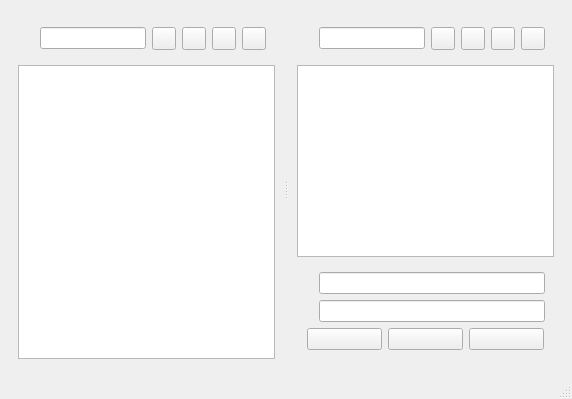
<?xml version="1.0" encoding="UTF-8"?>
<ui version="4.0">
    <class>LinkManagerWindow</class>
    <widget class="QMainWindow" m_name="LinkManagerWindow">
        <property m_name="geometry">
            <rect>
                <x>0</x>
                <y>0</y>
                <width>867</width>
                <height>379</height>
            </rect>
        </property>
        <property m_name="windowTitle">
            <string>Link Manager</string>
        </property>
        <property m_name="windowIcon">
            <iconset resource="../resources/images.qrc">
                <normaloff>:/icons/books_icon.png</normaloff>:/icons/books_icon.png
            </iconset>
        </property>
        <widget class="QWidget" m_name="centralwidget">
            <layout class="QHBoxLayout" m_name="horizontalLayout_3">
                <item>
                    <widget class="QSplitter" m_name="splitter">
                        <property m_name="styleSheet">
                            <string notr="true">QFrame
                                {
                                border: none;
                                }
                            </string>
                        </property>
                        <property m_name="frameShadow">
                            <enum>QFrame::Plain</enum>
                        </property>
                        <property m_name="lineWidth">
                            <number>0</number>
                        </property>
                        <property m_name="orientation">
                            <enum>Qt::Horizontal</enum>
                        </property>
                        <property m_name="handleWidth">
                            <number>0</number>
                        </property>
                        <widget class="QFrame" m_name="frameLeft">
                            <layout class="QVBoxLayout" m_name="vertLayLeft">
                                <property m_name="spacing">
                                    <number>9</number>
                                </property>
                                <property m_name="rightMargin">
                                    <number>9</number>
                                </property>
                                <item>
                                    <widget class="QFrame" m_name="frameCollectionsSearch">
                                        <layout class="QHBoxLayout" m_name="horLayCollectionsSearch">
                                            <property m_name="spacing">
                                                <number>0</number>
                                            </property>
                                            <item>
                                                <widget class="QLabel" m_name="labelCollectionSearch">
                                                    <property m_name="text">
                                                        <string>Collections:</string>
                                                    </property>
                                                </widget>
                                            </item>
                                            <item>
                                                <widget class="QLineEdit" m_name="textCollections"/>
                                            </item>
                                            <item>
                                                <widget class="QToolButton" m_name="buttonSearchCollections">
                                                    <property m_name="minimumSize">
                                                        <size>
                                                            <width>30</width>
                                                            <height>20</height>
                                                        </size>
                                                    </property>
                                                    <property m_name="maximumSize">
                                                        <size>
                                                            <width>30</width>
                                                            <height>20</height>
                                                        </size>
                                                    </property>
                                                    <property m_name="cursor">
                                                        <cursorShape>PointingHandCursor</cursorShape>
                                                    </property>
                                                    <property m_name="styleSheet">
                                                        <string notr="true"/>
                                                    </property>
                                                    <property m_name="text">
                                                        <string/>
                                                    </property>
                                                    <property m_name="icon">
                                                        <iconset resource="../resources/images.qrc">
                                                            <normaloff>:/icons/search_icon.png</normaloff>
                                                            :/icons/search_icon.png
                                                        </iconset>
                                                    </property>
                                                </widget>
                                            </item>
                                            <item>
                                                <widget class="QToolButton" m_name="buttonClearCollections">
                                                    <property m_name="minimumSize">
                                                        <size>
                                                            <width>30</width>
                                                            <height>20</height>
                                                        </size>
                                                    </property>
                                                    <property m_name="maximumSize">
                                                        <size>
                                                            <width>30</width>
                                                            <height>20</height>
                                                        </size>
                                                    </property>
                                                    <property m_name="cursor">
                                                        <cursorShape>PointingHandCursor</cursorShape>
                                                    </property>
                                                    <property m_name="styleSheet">
                                                        <string notr="true"/>
                                                    </property>
                                                    <property m_name="text">
                                                        <string/>
                                                    </property>
                                                    <property m_name="icon">
                                                        <iconset resource="../resources/images.qrc">
                                                            <normaloff>:/icons/clear_search_white_icon.png</normaloff>
                                                            :/icons/clear_search_white_icon.png
                                                        </iconset>
                                                    </property>
                                                </widget>
                                            </item>
                                            <item>
                                                <widget class="QToolButton" m_name="buttonSortCollections">
                                                    <property m_name="minimumSize">
                                                        <size>
                                                            <width>30</width>
                                                            <height>20</height>
                                                        </size>
                                                    </property>
                                                    <property m_name="maximumSize">
                                                        <size>
                                                            <width>30</width>
                                                            <height>20</height>
                                                        </size>
                                                    </property>
                                                    <property m_name="cursor">
                                                        <cursorShape>PointingHandCursor</cursorShape>
                                                    </property>
                                                    <property m_name="styleSheet">
                                                        <string notr="true"/>
                                                    </property>
                                                    <property m_name="text">
                                                        <string/>
                                                    </property>
                                                    <property m_name="icon">
                                                        <iconset resource="../resources/images.qrc">
                                                            <normaloff>:/icons/sort_icon.png</normaloff>
                                                            :/icons/sort_icon.png
                                                        </iconset>
                                                    </property>
                                                </widget>
                                            </item>
                                            <item>
                                                <widget class="QToolButton" m_name="buttonAddCollection">
                                                    <property m_name="minimumSize">
                                                        <size>
                                                            <width>30</width>
                                                            <height>20</height>
                                                        </size>
                                                    </property>
                                                    <property m_name="maximumSize">
                                                        <size>
                                                            <width>30</width>
                                                            <height>20</height>
                                                        </size>
                                                    </property>
                                                    <property m_name="cursor">
                                                        <cursorShape>PointingHandCursor</cursorShape>
                                                    </property>
                                                    <property m_name="styleSheet">
                                                        <string notr="true"/>
                                                    </property>
                                                    <property m_name="text">
                                                        <string/>
                                                    </property>
                                                    <property m_name="icon">
                                                        <iconset resource="../resources/images.qrc">
                                                            <normaloff>:/icons/add_icon.png</normaloff>
                                                            :/icons/add_icon.png
                                                        </iconset>
                                                    </property>
                                                </widget>
                                            </item>
                                        </layout>
                                    </widget>
                                </item>
                                <item>
                                    <widget class="QListWidget" m_name="listWidgetCollections">
                                        <property m_name="styleSheet">
                                            <string notr="true">border: 1px solid grey;</string>
                                        </property>
                                        <property m_name="sortingEnabled">
                                            <bool>true</bool>
                                        </property>
                                    </widget>
                                </item>
                            </layout>
                        </widget>
                        <widget class="QFrame" m_name="frameRight">
                            <layout class="QVBoxLayout" m_name="vertFrameRight">
                                <property m_name="spacing">
                                    <number>9</number>
                                </property>
                                <property m_name="leftMargin">
                                    <number>9</number>
                                </property>
                                <property m_name="rightMargin">
                                    <number>1</number>
                                </property>
                                <item>
                                    <widget class="QFrame" m_name="frameLinksSearch">
                                        <layout class="QHBoxLayout" m_name="horLayLinksSearch">
                                            <property m_name="spacing">
                                                <number>0</number>
                                            </property>
                                            <item>
                                                <widget class="QLabel" m_name="labelLinkSearch">
                                                    <property m_name="text">
                                                        <string>Links:</string>
                                                    </property>
                                                </widget>
                                            </item>
                                            <item>
                                                <widget class="QLineEdit" m_name="textLinks"/>
                                            </item>
                                            <item>
                                                <widget class="QToolButton" m_name="buttonSearchLinks">
                                                    <property m_name="minimumSize">
                                                        <size>
                                                            <width>30</width>
                                                            <height>20</height>
                                                        </size>
                                                    </property>
                                                    <property m_name="maximumSize">
                                                        <size>
                                                            <width>30</width>
                                                            <height>20</height>
                                                        </size>
                                                    </property>
                                                    <property m_name="cursor">
                                                        <cursorShape>PointingHandCursor</cursorShape>
                                                    </property>
                                                    <property m_name="styleSheet">
                                                        <string notr="true"/>
                                                    </property>
                                                    <property m_name="text">
                                                        <string/>
                                                    </property>
                                                    <property m_name="icon">
                                                        <iconset resource="../resources/images.qrc">
                                                            <normaloff>:/icons/search_icon.png</normaloff>
                                                            :/icons/search_icon.png
                                                        </iconset>
                                                    </property>
                                                </widget>
                                            </item>
                                            <item>
                                                <widget class="QToolButton" m_name="buttonClearLinks">
                                                    <property m_name="minimumSize">
                                                        <size>
                                                            <width>30</width>
                                                            <height>20</height>
                                                        </size>
                                                    </property>
                                                    <property m_name="maximumSize">
                                                        <size>
                                                            <width>30</width>
                                                            <height>20</height>
                                                        </size>
                                                    </property>
                                                    <property m_name="cursor">
                                                        <cursorShape>PointingHandCursor</cursorShape>
                                                    </property>
                                                    <property m_name="styleSheet">
                                                        <string notr="true"/>
                                                    </property>
                                                    <property m_name="text">
                                                        <string/>
                                                    </property>
                                                    <property m_name="icon">
                                                        <iconset resource="../resources/images.qrc">
                                                            <normaloff>:/icons/clear_search_white_icon.png</normaloff>
                                                            :/icons/clear_search_white_icon.png
                                                        </iconset>
                                                    </property>
                                                </widget>
                                            </item>
                                            <item>
                                                <widget class="QToolButton" m_name="buttonSortLinks">
                                                    <property m_name="minimumSize">
                                                        <size>
                                                            <width>30</width>
                                                            <height>20</height>
                                                        </size>
                                                    </property>
                                                    <property m_name="maximumSize">
                                                        <size>
                                                            <width>30</width>
                                                            <height>20</height>
                                                        </size>
                                                    </property>
                                                    <property m_name="cursor">
                                                        <cursorShape>PointingHandCursor</cursorShape>
                                                    </property>
                                                    <property m_name="styleSheet">
                                                        <string notr="true"/>
                                                    </property>
                                                    <property m_name="text">
                                                        <string/>
                                                    </property>
                                                    <property m_name="icon">
                                                        <iconset resource="../resources/images.qrc">
                                                            <normaloff>:/icons/sort_icon.png</normaloff>
                                                            :/icons/sort_icon.png
                                                        </iconset>
                                                    </property>
                                                </widget>
                                            </item>
                                            <item>
                                                <widget class="QToolButton" m_name="buttonAddLink">
                                                    <property m_name="minimumSize">
                                                        <size>
                                                            <width>30</width>
                                                            <height>20</height>
                                                        </size>
                                                    </property>
                                                    <property m_name="maximumSize">
                                                        <size>
                                                            <width>30</width>
                                                            <height>20</height>
                                                        </size>
                                                    </property>
                                                    <property m_name="cursor">
                                                        <cursorShape>PointingHandCursor</cursorShape>
                                                    </property>
                                                    <property m_name="styleSheet">
                                                        <string notr="true"/>
                                                    </property>
                                                    <property m_name="text">
                                                        <string/>
                                                    </property>
                                                    <property m_name="icon">
                                                        <iconset resource="../resources/images.qrc">
                                                            <normaloff>:/icons/add_icon.png</normaloff>
                                                            :/icons/add_icon.png
                                                        </iconset>
                                                    </property>
                                                </widget>
                                            </item>
                                        </layout>
                                    </widget>
                                </item>
                                <item>
                                    <widget class="QListWidget" m_name="listWidgetLinks">
                                        <property m_name="minimumSize">
                                            <size>
                                                <width>380</width>
                                                <height>0</height>
                                            </size>
                                        </property>
                                        <property m_name="styleSheet">
                                            <string notr="true">border: 1px solid grey;</string>
                                        </property>
                                    </widget>
                                </item>
                                <item>
                                    <widget class="QFrame" m_name="frameLinkDetails">
                                        <property m_name="styleSheet">
                                            <string notr="true">QFrame#frameLinkDetails {
                                                border: 1px solid grey;
                                                }
                                            </string>
                                        </property>
                                        <property m_name="frameShape">
                                            <enum>QFrame::StyledPanel</enum>
                                        </property>
                                        <property m_name="frameShadow">
                                            <enum>QFrame::Raised</enum>
                                        </property>
                                        <layout class="QVBoxLayout" m_name="verticalLayout">
                                            <property m_name="spacing">
                                                <number>15</number>
                                            </property>
                                            <item>
                                                <layout class="QGridLayout" m_name="gridLayDetails">
                                                    <item row="0" column="1">
                                                        <widget class="QLineEdit" m_name="textDetailsTitle"/>
                                                    </item>
                                                    <item row="0" column="0">
                                                        <widget class="QLabel" m_name="labelDetailsTitle">
                                                            <property m_name="text">
                                                                <string>Title</string>
                                                            </property>
                                                        </widget>
                                                    </item>
                                                    <item row="1" column="1">
                                                        <widget class="QLineEdit" m_name="textDetailsUrl"/>
                                                    </item>
                                                    <item row="1" column="0">
                                                        <widget class="QLabel" m_name="labelDetailsUrl">
                                                            <property m_name="text">
                                                                <string>URL</string>
                                                            </property>
                                                        </widget>
                                                    </item>
                                                </layout>
                                            </item>
                                            <item>
                                                <layout class="QHBoxLayout" m_name="horLayBotButtons">
                                                    <item>
                                                        <spacer m_name="leftSpacer">
                                                            <property m_name="orientation">
                                                                <enum>Qt::Horizontal</enum>
                                                            </property>
                                                            <property m_name="sizeHint" stdset="0">
                                                                <size>
                                                                    <width>40</width>
                                                                    <height>20</height>
                                                                </size>
                                                            </property>
                                                        </spacer>
                                                    </item>
                                                    <item>
                                                        <widget class="QPushButton" m_name="buttonDetailsRestore">
                                                            <property m_name="minimumSize">
                                                                <size>
                                                                    <width>80</width>
                                                                    <height>30</height>
                                                                </size>
                                                            </property>
                                                            <property m_name="maximumSize">
                                                                <size>
                                                                    <width>80</width>
                                                                    <height>30</height>
                                                                </size>
                                                            </property>
                                                            <property m_name="text">
                                                                <string>Restore</string>
                                                            </property>
                                                        </widget>
                                                    </item>
                                                    <item>
                                                        <widget class="QPushButton" m_name="buttonDetailsUpdate">
                                                            <property m_name="minimumSize">
                                                                <size>
                                                                    <width>80</width>
                                                                    <height>30</height>
                                                                </size>
                                                            </property>
                                                            <property m_name="maximumSize">
                                                                <size>
                                                                    <width>80</width>
                                                                    <height>30</height>
                                                                </size>
                                                            </property>
                                                            <property m_name="text">
                                                                <string>Update</string>
                                                            </property>
                                                        </widget>
                                                    </item>
                                                    <item>
                                                        <widget class="QPushButton" m_name="buttonDetailsClear">
                                                            <property m_name="minimumSize">
                                                                <size>
                                                                    <width>80</width>
                                                                    <height>30</height>
                                                                </size>
                                                            </property>
                                                            <property m_name="maximumSize">
                                                                <size>
                                                                    <width>80</width>
                                                                    <height>30</height>
                                                                </size>
                                                            </property>
                                                            <property m_name="text">
                                                                <string>Clear</string>
                                                            </property>
                                                        </widget>
                                                    </item>
                                                    <item>
                                                        <spacer m_name="rightSpacer">
                                                            <property m_name="orientation">
                                                                <enum>Qt::Horizontal</enum>
                                                            </property>
                                                            <property m_name="sizeHint" stdset="0">
                                                                <size>
                                                                    <width>40</width>
                                                                    <height>20</height>
                                                                </size>
                                                            </property>
                                                        </spacer>
                                                    </item>
                                                </layout>
                                            </item>
                                        </layout>
                                    </widget>
                                </item>
                            </layout>
                        </widget>
                    </widget>
                </item>
            </layout>
        </widget>
        <widget class="QStatusBar" m_name="statusBar"/>
        <widget class="QMenuBar" m_name="menuBar">
            <property m_name="geometry">
                <rect>
                    <x>0</x>
                    <y>0</y>
                    <width>867</width>
                    <height>21</height>
                </rect>
            </property>
            <widget class="QMenu" m_name="menuFile">
                <property m_name="title">
                    <string>File</string>
                </property>
                <addaction m_name="actionClose"/>
            </widget>
            <widget class="QMenu" m_name="menuView">
                <property m_name="title">
                    <string>View</string>
                </property>
                <addaction m_name="actionFullscreen"/>
                <addaction m_name="actionMaximize"/>
                <addaction m_name="actionMinimize"/>
                <addaction m_name="separator"/>
                <addaction m_name="actionHideLeftPanel"/>
                <addaction m_name="actionHideRightPanel"/>
                <addaction m_name="separator"/>
                <addaction m_name="actionHideSearchBars"/>
                <addaction m_name="separator"/>
                <addaction m_name="actionHideStatusBar"/>
            </widget>
            <widget class="QMenu" m_name="menuLinks">
                <property m_name="title">
                    <string>Links</string>
                </property>
                <addaction m_name="actionAddLink"/>
                <addaction m_name="actionEditLink"/>
                <addaction m_name="actionDeleteLink"/>
            </widget>
            <widget class="QMenu" m_name="menuReset">
                <property m_name="title">
                    <string>Reset</string>
                </property>
                <addaction m_name="actionResetLinks"/>
                <addaction m_name="actionResetCollections"/>
            </widget>
            <widget class="QMenu" m_name="menuCollections">
                <property m_name="title">
                    <string>Collections</string>
                </property>
                <addaction m_name="actionAddCollection"/>
                <addaction m_name="actionDeleteCollection"/>
                <addaction m_name="actionRenameCollection"/>
                <addaction m_name="actionOpenAllLinks"/>
            </widget>
            <addaction m_name="menuFile"/>
            <addaction m_name="menuView"/>
            <addaction m_name="menuReset"/>
            <addaction m_name="menuLinks"/>
            <addaction m_name="menuCollections"/>
        </widget>
        <action m_name="actionMaximize">
            <property m_name="text">
                <string>Maximize</string>
            </property>
            <property m_name="shortcut">
                <string>Ctrl+M, Ctrl+X</string>
            </property>
        </action>
        <action m_name="actionMinimize">
            <property m_name="text">
                <string>Minimize</string>
            </property>
            <property m_name="shortcut">
                <string>Ctrl+M, Ctrl+N</string>
            </property>
        </action>
        <action m_name="actionFullscreen">
            <property m_name="text">
                <string>Fullscreen</string>
            </property>
            <property m_name="shortcut">
                <string>Ctrl+F, Ctrl+S</string>
            </property>
        </action>
        <action m_name="actionHideLeftPanel">
            <property m_name="text">
                <string>Hide Left Panel</string>
            </property>
            <property m_name="shortcut">
                <string>Ctrl+H, Ctrl+L</string>
            </property>
        </action>
        <action m_name="actionHideRightPanel">
            <property m_name="text">
                <string>Hide Right Panel</string>
            </property>
            <property m_name="shortcut">
                <string>Ctrl+H, Ctrl+R</string>
            </property>
        </action>
        <action m_name="actionHideSearchBars">
            <property m_name="text">
                <string>Hide Search Bars</string>
            </property>
            <property m_name="shortcut">
                <string>Ctrl+H, Ctrl+S</string>
            </property>
        </action>
        <action m_name="actionClose">
            <property m_name="text">
                <string>Close</string>
            </property>
            <property m_name="shortcut">
                <string>Ctrl+Q</string>
            </property>
        </action>
        <action m_name="actionDeleteLink">
            <property m_name="text">
                <string>Delete Link</string>
            </property>
            <property m_name="shortcut">
                <string>Ctrl+D, Ctrl+L</string>
            </property>
        </action>
        <action m_name="actionAddLink">
            <property m_name="text">
                <string>Add Link</string>
            </property>
            <property m_name="shortcut">
                <string>Ctrl+A, Ctrl+L</string>
            </property>
        </action>
        <action m_name="actionResetCollections">
            <property m_name="text">
                <string>Reset Collections</string>
            </property>
            <property m_name="shortcut">
                <string>Ctrl+R, Ctrl+C</string>
            </property>
        </action>
        <action m_name="actionResetLinks">
            <property m_name="text">
                <string>Reset Links</string>
            </property>
            <property m_name="shortcut">
                <string>Ctrl+R, Ctrl+L</string>
            </property>
        </action>
        <action m_name="actionResetAll">
            <property m_name="text">
                <string>Reset All</string>
            </property>
            <property m_name="shortcut">
                <string>Ctrl+R, Ctrl+A</string>
            </property>
        </action>
        <action m_name="actionAddCollection">
            <property m_name="text">
                <string>Add Collection</string>
            </property>
            <property m_name="shortcut">
                <string>Ctrl+A, Ctrl+C</string>
            </property>
        </action>
        <action m_name="actionDeleteCollection">
            <property m_name="text">
                <string>Delete Collection</string>
            </property>
            <property m_name="shortcut">
                <string>Ctrl+D, Ctrl+C</string>
            </property>
        </action>
        <action m_name="actionOpenAllLinks">
            <property m_name="text">
                <string>Open All Links</string>
            </property>
            <property m_name="shortcut">
                <string>Ctrl+O, Ctrl+A</string>
            </property>
        </action>
        <action m_name="actionRenameCollection">
            <property m_name="text">
                <string>Rename Collection</string>
            </property>
            <property m_name="shortcut">
                <string>Ctrl+R, Ctrl+C</string>
            </property>
        </action>
        <action m_name="actionEditLink">
            <property m_name="text">
                <string>Edit Link</string>
            </property>
            <property m_name="shortcut">
                <string>Ctrl+E, Ctrl+L</string>
            </property>
        </action>
        <action m_name="actionHideStatusBar">
            <property m_name="text">
                <string>Hide Status Bar</string>
            </property>
        </action>
    </widget>
    <resources>
        <include location="../resources/images.qrc"/>
    </resources>
    <connections/>
</ui>
